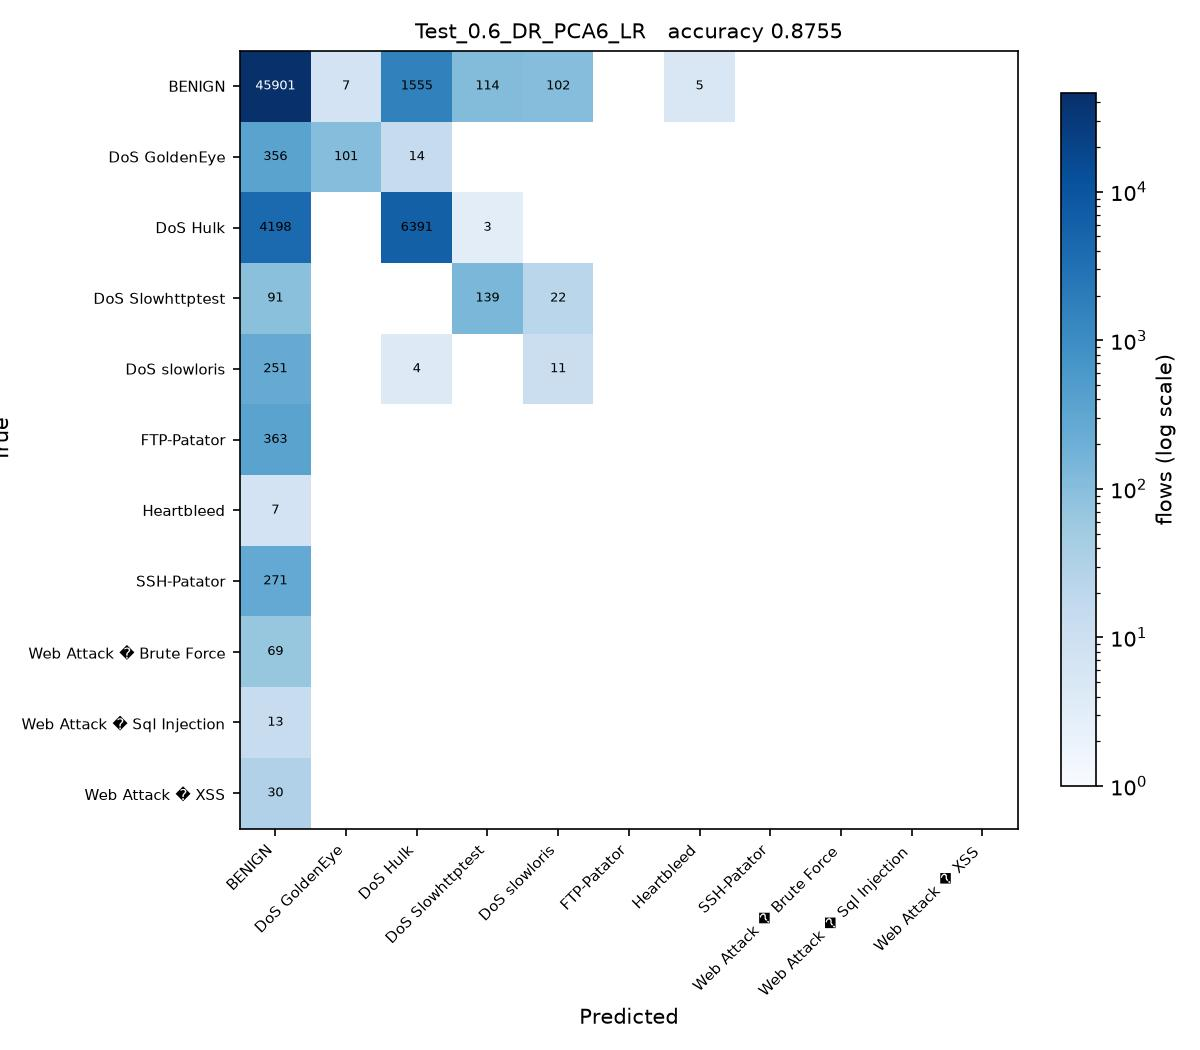

Recreate this plot in Python.
# Test_0.6_DR_PCA6_LR.py
#
# Test size 0.6  |  PCA, 6 components  |  Logistic Regression (sheet #2)
#
# This is SGDC_60_40.py with the changes marked CHANGE below and nothing else.

import os
from pathlib import Path

# CHANGE 1: find the folder holding the three CSV files and run from there, so
# the plain file names below resolve no matter where this script is started
# from or how deeply it sits inside the project folder.
HERE = Path(__file__).resolve().parent
for PROJECT in [HERE, *HERE.parents]:
    if (PROJECT / 'Tuesday-WorkingHours.pcap_ISCX.csv').exists():
        os.chdir(PROJECT)
        break
else:
    raise SystemExit('Put this folder inside the folder that holds the three '
                     'CIC-IDS2017 CSV files, then run the script again.')
import numpy as np
import pandas as pd

df1 = pd.read_csv('Tuesday-WorkingHours.pcap_ISCX.csv', low_memory=True)
df2 = pd.read_csv('Wednesday-workingHours.pcap_ISCX.csv', low_memory=True)
df3 = pd.read_csv('Thursday-WorkingHours-Morning-WebAttacks.pcap_ISCX.csv', low_memory=True)

dataset = pd.concat([df1, df2, df3], ignore_index=True)

dataset.columns = dataset.columns.str.strip()

# CHANGE 2: a stratified sample of 100000 flows, the same for every run. An RBF
# SVM on all 1.3 million flows would take about an hour per script.
# At least 50 flows of every class are kept.
label = dataset.columns[-1]
dataset = pd.concat(
    [g.sample(n=min(len(g), max(50, round(100000 * len(g) / len(dataset)))), random_state=0)
     for _, g in dataset.groupby(label)],
    ignore_index=True
)

X = dataset.iloc[:, :-1]
y = dataset.iloc[:, -1]

X = X.apply(pd.to_numeric, errors='coerce')

X.replace([np.inf, -np.inf], np.nan, inplace=True)

from sklearn.impute import SimpleImputer

imputer = SimpleImputer(missing_values=np.nan, strategy='mean')
X = imputer.fit_transform(X)

from sklearn.preprocessing import LabelEncoder

labelencoder_y = LabelEncoder()
y = labelencoder_y.fit_transform(y)

from sklearn.model_selection import train_test_split

X_train, X_test, y_train, y_test = train_test_split(
    X,
    y,
    test_size=0.6,   # CHANGE 3: test size
    random_state=0,
    stratify=y
)

# CHANGE 4: PCA, from PCA_LDA_KErnel_PCA_CODE.pdf (fit only on training data)
from sklearn.decomposition import PCA

pca = PCA(n_components=6)
X_train = pca.fit_transform(X_train)
X_test = pca.transform(X_test)

# CHANGE 5: Logistic Regression (sheet #2) in place of SGDClassifier
from sklearn.linear_model import LogisticRegression

classifier = LogisticRegression(
    max_iter=1000,
    random_state=0
)

classifier.fit(X_train, y_train)

y_pred = classifier.predict(X_test) 

from sklearn.metrics import confusion_matrix
from sklearn.metrics import accuracy_score
from sklearn.metrics import precision_score
from sklearn.metrics import recall_score
from sklearn.metrics import f1_score
from sklearn.metrics import classification_report

cm = confusion_matrix(y_test, y_pred)

print("Confusion Matrix:\n")
print(cm)

print("\nAccuracy : {:.4f}".format(accuracy_score(y_test, y_pred)))
print("\nPrecision : {:.4f}".format(precision_score(y_test, y_pred, average='weighted')))
print("\nRecall : {:.4f}".format(recall_score(y_test, y_pred, average='weighted')))
print("\nF1 Score : {:.4f}".format(f1_score(y_test, y_pred, average='weighted')))

print("\nClassification Report:\n")
print(classification_report(y_test, y_pred))

# CHANGE 6: save the confusion matrix as Test_0.6_DR_PCA6_LR.jpg and record the result
import matplotlib
matplotlib.use('Agg')
import matplotlib.pyplot as plt
from matplotlib.colors import LogNorm

here = HERE                     # the folder this script sits in
names = [str(c) for c in labelencoder_y.classes_]
fig, ax = plt.subplots(figsize=(8, 7))
im = ax.imshow(cm, cmap='Blues', norm=LogNorm(vmin=1))
ax.set_xticks(range(len(names)), names, rotation=45, ha='right', fontsize=7)
ax.set_yticks(range(len(names)), names, fontsize=7)
ax.set_xlabel('Predicted')
ax.set_ylabel('True')
ax.set_title('Test_0.6_DR_PCA6_LR   accuracy {:.4f}'.format(accuracy_score(y_test, y_pred)), fontsize=10)
for i in range(cm.shape[0]):
    for j in range(cm.shape[1]):
        if cm[i, j]:
            ax.text(j, i, cm[i, j], ha='center', va='center', fontsize=6,
                    color='white' if cm[i, j] > cm.max() / 3 else 'black')
fig.colorbar(im, ax=ax, fraction=0.04, label='flows (log scale)')
fig.tight_layout()
fig.savefig(here / 'Test_0.6_DR_PCA6_LR.jpg', dpi=150)
plt.close(fig)

row = pd.DataFrame([{
    'Test': 0.6, 'DR': 'PCA6', 'Clas': 'LR',
    'Acc': round(accuracy_score(y_test, y_pred), 4),
    'Pre': round(precision_score(y_test, y_pred, average='weighted'), 4),
    'Rec': round(recall_score(y_test, y_pred, average='weighted'), 4),
    'F1': round(f1_score(y_test, y_pred, average='weighted'), 4),
    'script': 'Test_0.6_DR_PCA6_LR',
}])
out = PROJECT / 'results' / '75_runs_pca.csv'
out.parent.mkdir(exist_ok=True)
if out.exists():
    old = pd.read_csv(out)
    row = pd.concat([old[old['script'] != 'Test_0.6_DR_PCA6_LR'], row], ignore_index=True)
row.to_csv(out, index=False)
